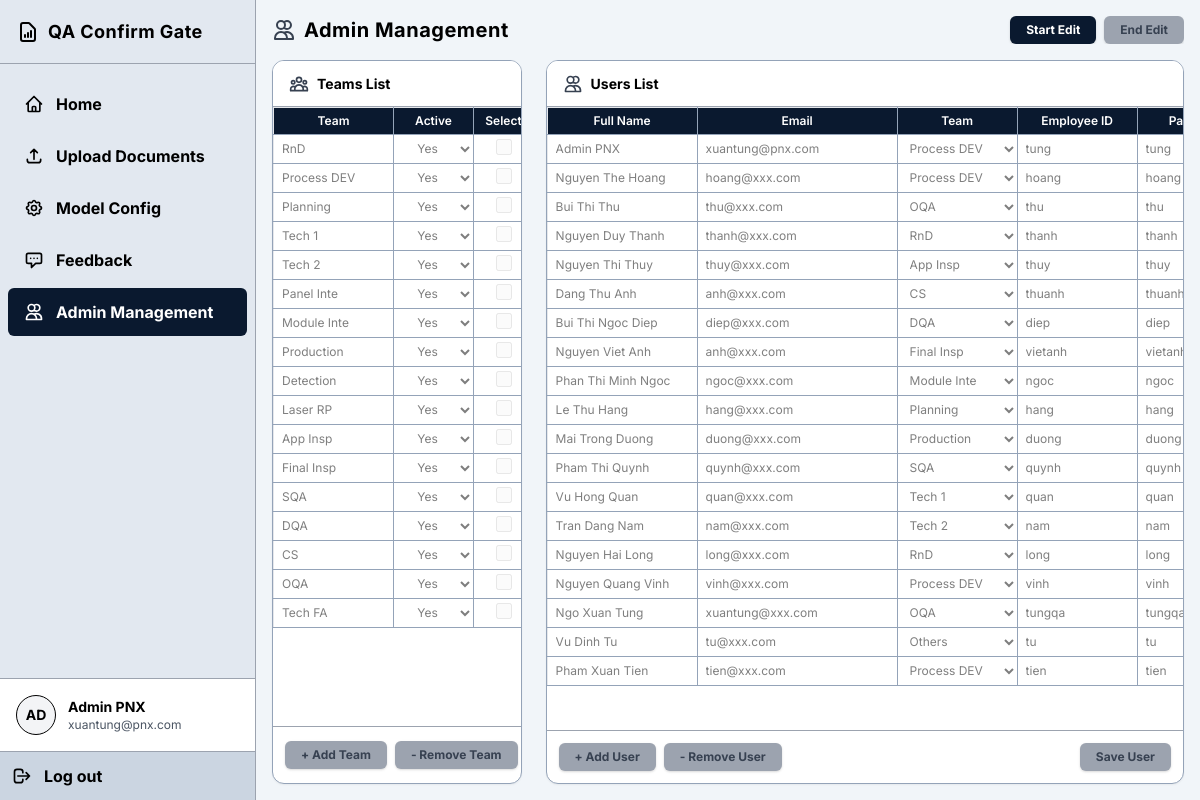
The page /admin (signed in) on the database as committed earlier.
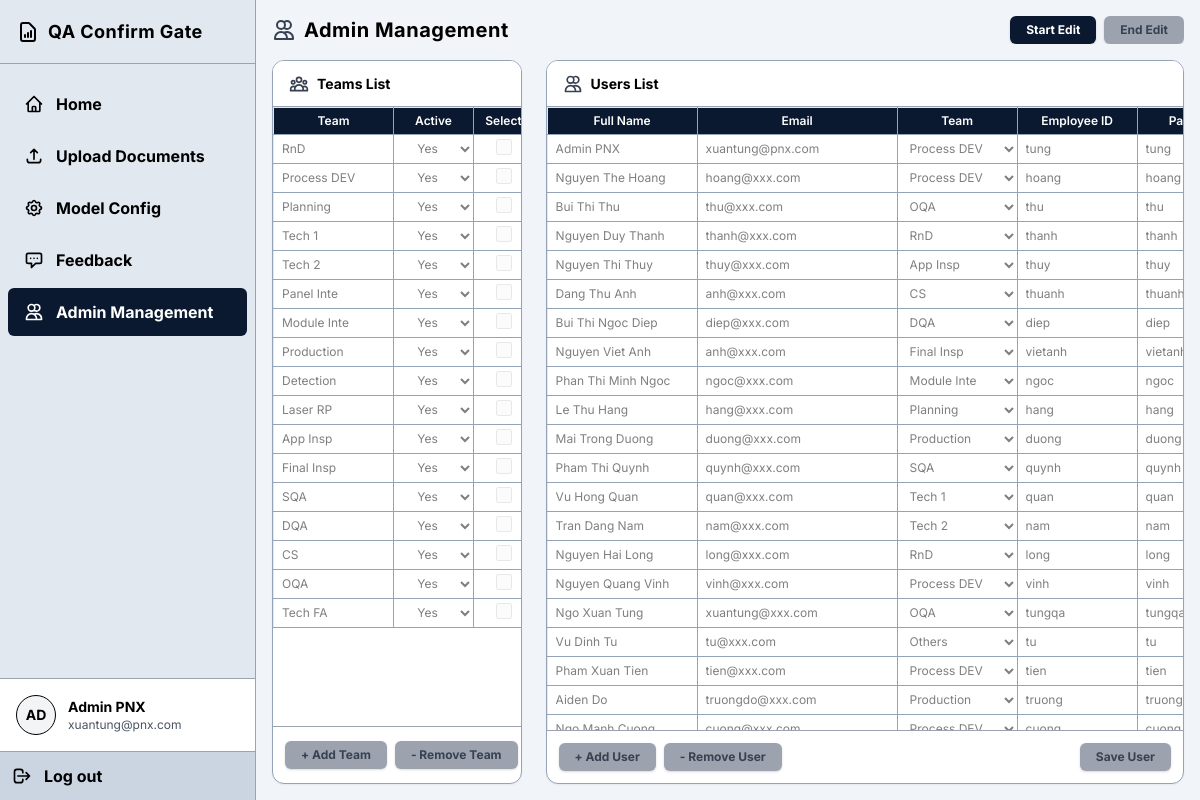
The same page on the database as committed later.
### tables this page shows
CREATE TABLE "users" (id INTEGER PRIMARY KEY AUTOINCREMENT, fullname TEXT, email TEXT, team TEXT, username TEXT UNIQUE COLLATE NOCASE, password TEXT, access_role TEXT, failed_attempts INTEGER DEFAULT 0);

CREATE TABLE teams (
            id INTEGER PRIMARY KEY AUTOINCREMENT,
            name TEXT UNIQUE,
            active TEXT DEFAULT 'Yes'
        );

### backend/routers/admin_management.py (the view)
@router.get("/admin")
async def get_admin(request: Request):
    user = get_current_user(request)
    if not user or user["access_role"] != "Admin":
        return RedirectResponse(url="/", status_code=status.HTTP_302_FOUND)
    conn = get_db()
    cursor = conn.cursor()
    can_edit = (user["access_role"] == "Admin")
    locked_by = ""
    locked_at = 0
    if can_edit:
        cursor.execute("SELECT config_updated_at, last_updated_by FROM app_config WHERE id = 2")
        row = cursor.fetchone()
        current_time = int(time.time())
        if row and row['last_updated_by'] and current_time - (row['config_updated_at'] or 0) < 600:
            locked_by = row['last_updated_by']
            locked_at = row['config_updated_at']
    cursor.execute("SELECT * FROM users WHERE username != 'ADMINPNX'")
    users = [dict(u) for u in cursor.fetchall()]
    cursor.execute("SELECT * FROM teams")
    teams = [dict(t) for t in cursor.fetchall()]
    conn.close()
    return templates.TemplateResponse(
        request=request,
        name="user_management.html",
        context={
            "users": users,
            "teams": teams,
            "current_user": dict(user),
            "locked_by": locked_by,
            "locked_at": locked_at,
            "server_time": int(time.time()),
            "can_edit_backend": can_edit
        }
    )

### frontend/templates/user_management.html (shortened to what this page needs)
<!DOCTYPE html>
<html lang="en">
<head>
    <script src="https://cdn.tailwindcss.com"></script>
    <link rel="stylesheet" href="/static/style.css">
</head>
<body class="h-screen overflow-hidden flex flex-col">
    <div class="flex flex-1 overflow-hidden relative">
        <aside id="main-sidebar" class="fixed inset-y-0 left-0 z-50 w-64 border-r border-gray-400 flex flex-col shrink-0 sidebar -translate-x-full transition-transform duration-300 md:relative md:translate-x-0">
            <div class="h-16 flex items-center px-4 border-b border-gray-400">
                <svg class="w-6 h-6 mr-2" fill="none" stroke="currentColor" viewBox="0 0 24 24"><path stroke-linecap="round" stroke-linejoin="round" stroke-width="2" d="M9 17v-2m3 2v-4m3 4v-6m2 10H7a2 2 0 01-2-2V5a2 2 0 012-2h5.586a1 1 0 01.707.293l5.414 5.414a1 1 0 01.293.707V19a2 2 0 01-2 2z"></path></svg>
                <span class="text-lg font-bold tracking-wide">QA Confirm Gate</span>
            </div>
            <div class="flex-1 py-4 space-y-1">
                <a href="/" class="flex items-center space-x-3 px-4 py-3 mx-2 text-black font-bold hover:bg-gray-300 rounded-md">
                    <svg class="w-5 h-5" fill="none" stroke="currentColor" viewBox="0 0 24 24"><path stroke-linecap="round" stroke-linejoin="round" stroke-width="2" d="M3 12l2-2m0 0l7-7 7 7M5 10v10a1 1 0 001 1h3m10-11l2 2m-2-2v10a1 1 0 01-1 1h-3m-6 0a1 1 0 001-1v-4a1 1 0 011-1h2a1 1 0 011 1v4a1 1 0 001 1m-6 0h6"></path></svg>
                    <span>Home</span>
                </a>
                <a href="/upload" class="flex items-center space-x-3 px-4 py-3 mx-2 text-black font-bold hover:bg-gray-300 rounded-md">
                    <svg class="w-5 h-5" fill="none" stroke="currentColor" viewBox="0 0 24 24"><path stroke-linecap="round" stroke-linejoin="round" stroke-width="2" d="M4 16v1a3 3 0 003 3h10a3 3 0 003-3v-1m-4-8l-4-4m0 0L8 8m4-4v12"></path></svg>
                    <span>Upload Documents</span>
                </a>
                <a href="/setting" class="flex items-center space-x-3 px-4 py-3 mx-2 text-black font-bold hover:bg-gray-300 rounded-md">
                    <span>Model Config</span>
                </a>
                <a href="#" class="flex items-center space-x-3 px-4 py-3 mx-2 text-black font-bold hover:bg-gray-300 rounded-md">
                    <svg class="w-5 h-5" fill="none" stroke="currentColor" viewBox="0 0 24 24"><path stroke-linecap="round" stroke-linejoin="round" stroke-width="2" d="M8 10h.01M12 10h.01M16 10h.01M9 16H5a2 2 0 01-2-2V6a2 2 0 012-2h14a2 2 0 012 2v8a2 2 0 01-2 2h-5l-5 5v-5z"></path></svg>
                    <span>Feedback</span>
                </a>
                {% if current_user and current_user.access_role == 'Admin' %}
                <a href="/admin" class="flex items-center space-x-3 px-4 py-3 bg-[#0a192f] text-white mx-2 rounded-md font-bold">
                    <svg class="w-5 h-5" fill="none" stroke="currentColor" viewBox="0 0 24 24"><path stroke-linecap="round" stroke-linejoin="round" stroke-width="2" d="M12 4.354a4 4 0 110 5.292M15 21H3v-1a6 6 0 0112 0v1zm0 0h6v-1a6 6 0 00-9-5.197M13 7a4 4 0 11-8 0 4 4 0 018 0z"></path></svg>
                    <span>Admin Management</span>
                </a>
                {% endif %}
            </div>
            <div class="mt-auto border-t border-gray-400 p-4 flex items-center space-x-3 bg-white">
                <div class="w-10 h-10 rounded-full border border-black flex items-center justify-center font-bold text-sm bg-gray-100">
                    AD
                </div>
                <div class="text-sm">
                    <p class="font-bold">{{ current_user.fullname if current_user else 'Guest' }}</p>
                    <p class="text-gray-600 text-xs">{{ current_user.email if current_user else 'guest@domain.com' }}</p>
                </div>
            </div>
            <form action="/logout" method="POST" class="m-0 border-t border-gray-400 bg-[#cbd5e1] p-3">
                <button type="submit" class="w-full flex items-center space-x-3 font-bold text-black hover:text-gray-700">
                    <svg class="w-5 h-5" fill="none" stroke="currentColor" viewBox="0 0 24 24"><path stroke-linecap="round" stroke-linejoin="round" stroke-width="2" d="M17 16l4-4m0 0l-4-4m4 4H7m6 4v1a3 3 0 01-3 3H6a3 3 0 01-3-3V7a3 3 0 013-3h4a3 3 0 013 3v1"></path></svg>
                    <span>Log out</span>
                </button>
            </form>
        </aside>
        <main class="flex-1 overflow-y-auto p-4 flex flex-col gap-4 bg-[#f1f5f9] scrollbar-custom">
            <div class="flex items-center justify-between gap-2 max-lg:gap-1 mb-0 shrink-0 overflow-x-auto whitespace-nowrap no-scrollbar">
                <div class="flex items-center space-x-2 shrink-0">
                    <svg class="w-6 h-6 max-lg:w-5 max-lg:h-5 text-gray-700 shrink-0" fill="none" stroke="currentColor" viewBox="0 0 24 24"><path stroke-linecap="round" stroke-linejoin="round" stroke-width="2" d="M12 4.354a4 4 0 110 5.292M15 21H3v-1a6 6 0 0112 0v1zm0 0h6v-1a6 6 0 00-9-5.197M13 7a4 4 0 11-8 0 4 4 0 018 0z"></path></svg>
                    <span class="text-xl max-lg:text-base font-bold tracking-wide shrink-0">Admin Management</span>
                </div>
                {% set is_my_lock = locked_by == current_user.fullname %}
                {% if can_edit_backend %}
                <div class="flex items-center gap-2 max-lg:gap-1 shrink-0">
                    <button id="btn-start-edit" class="btn-primary shrink-0 {% if is_my_lock %}opacity-50 cursor-not-allowed{% endif %}" {% if is_my_lock %}disabled{% endif %}>Start Edit</button>
                    <button id="btn-end-edit" class="btn-primary !bg-red-600 shrink-0 {% if not is_my_lock %}opacity-50 cursor-not-allowed{% endif %}" {% if not is_my_lock %}disabled{% endif %}>End Edit</button>
                </div>
                {% endif %}
            </div>
        <div class="flex max-lg:flex-col flex-1 gap-6 max-lg:gap-4 min-h-0 max-lg:h-auto w-full relative">
            <form id="team-form" action="/admin/bulk_update_teams" method="POST" class="flex flex-col min-h-0 max-lg:w-full w-[30%] border-box max-lg:min-h-[250px]">
                <div class="flex items-center justify-between px-4 py-3 border-b border-gray-400 bg-white z-10 shrink-0">
                    <div class="flex items-center gap-2">
                        <h3 class="section-title">Teams List</h3>
                    </div>
                </div>
                <div class="overflow-auto flex-1 relative bg-white">
                    <table class="resizable">
                        <thead>
                            <tr>
                                <th class="sticky-header py-1 px-2 min-w-[120px] border-t-0 border-l-0">Team</th>
                                <th class="sticky-header py-1 px-2 min-w-[80px] border-t-0">Active</th>
                                <th class="sticky-header py-1 px-2 min-w-[60px] text-center border-t-0 border-r-0">Select</th>
                            </tr>
                        </thead>
                        <tbody id="team-table-body">
                            {% for team in teams %}
                            <tr>
                                <td class="p-0 border-l-0"><input type="text" name="team_name" class="excel-input" value="{{ team.name }}"></td>
                                <td class="p-0">
                                    <select name="team_active" class="excel-input text-center">
                                        <option value="Yes" {% if team.active == 'Yes' %}selected{% endif %}>Yes</option>
                                    </select>
                                </td>
                                <td class="p-0 border-r-0 text-center"><input type="checkbox" class="w-4 h-4 cursor-pointer team-select-checkbox"></td>
                            </tr>
                            {% endfor %}
                        </tbody>
                    </table>
                </div>
                <div class="p-3 border-t border-gray-400 shrink-0 flex items-center gap-2 max-lg:gap-1 overflow-x-auto whitespace-nowrap no-scrollbar">
                    <button type="button" onclick="addTeamRow()" class="btn-primary shrink-0">+ Add Team</button>
                    <button type="button" onclick="removeTeamRow()" class="btn-primary shrink-0">- Remove Team</button>
                </div>
            </form>
            <form id="user-form" action="/admin/bulk_update" method="POST" class="flex flex-col flex-1 min-h-0 max-lg:w-full w-[70%] max-lg:min-h-[300px]">
                <div class="border-box flex-1 min-h-0">
                <div class="flex items-center justify-between px-4 py-3 border-b border-gray-400 bg-white z-10 shrink-0">
                    <div class="flex items-center gap-2">
                        <svg class="w-5 h-5 text-gray-700" fill="none" stroke="currentColor" viewBox="0 0 24 24"><path stroke-linecap="round" stroke-linejoin="round" stroke-width="2" d="M12 4.354a4 4 0 110 5.292M15 21H3v-1a6 6 0 0112 0v1zm0 0h6v-1a6 6 0 00-9-5.197M13 7a4 4 0 11-8 0 4 4 0 018 0z"></path></svg>
                        <h3 class="section-title">Users List</h3>
                    </div>
                </div>
                <div class="overflow-auto flex-1 relative bg-white">
                    <table class="resizable">
                        <thead>
                            <tr>
                                <th class="sticky-header py-1 px-2 min-w-[150px] border-t-0 border-l-0">Full Name</th>
                                <th class="sticky-header py-1 px-2 min-w-[200px] border-t-0">Email</th>
                                <th class="sticky-header py-1 px-2 min-w-[120px] border-t-0">Team</th>
                                <th class="sticky-header py-1 px-2 min-w-[120px] border-t-0">Employee ID</th>
                                <th class="sticky-header py-1 px-2 min-w-[120px] border-t-0">Password</th>
                            </tr>
                        </thead>
                        <tbody id="user-table-body">
                            {% for user in users %}
                            <tr>
                                <td class="p-0 border-l-0">
                                    <input type="text" name="fullname" value="{{ user.fullname }}" class="excel-input">
                                </td>
                                <td class="p-0">
                                    <input type="email" name="email" value="{{ user.email }}" class="excel-input">
                                </td>
                                <td class="p-0">
                                    <select name="team" class="excel-input">
                                        <option value="Others" {% if user.team == 'Others' %}selected{% endif %}>Others</option>
                                        {% for t in teams %}
                                        <option value="{{ t.name }}" {% if user.team == t.name %}selected{% endif %}>{{ t.name }}</option>
                                        {% endfor %}
                                    </select>
                                </td>
                                <td class="p-0">
                                    <input type="text" name="username" value="{{ user.username }}" class="excel-input">
                                </td>
                                <td class="p-0">
                                    <input type="text" name="password" value="{{ user.password }}" class="excel-input">
                                </td>
                            </tr>
                            {% endfor %}
                        </tbody>
                    </table>
                </div>
            <div class="p-3 border-t border-gray-400 shrink-0 flex items-center gap-2 max-lg:gap-1 overflow-x-auto whitespace-nowrap no-scrollbar">
                <button type="button" onclick="addUserRow()" class="btn-primary shrink-0">
                    + Add User
                </button>
                <button type="button" onclick="deleteSelectedUsers()" class="btn-primary shrink-0">
                    - Remove User
                </button>
                <button type="submit" class="btn-primary shrink-0 ml-auto">
                    Save User
                </button>
            </div>
            </div>
        </form>
        </div>
</body>
</html>

### frontend/static/style.css (style rules this page uses)
body { font-family: 'Inter', sans-serif; background-color: #f1f5f9; color: #000; }
.sidebar { background-color: #e2e8f0; }
.border-box { border: 1px solid #94a3b8; border-radius: 0.75rem; box-shadow: 0 1px 2px 0 rgba(0,0,0,0.05); background-color: #ffffff; overflow: hidden; display: flex; flex-direction: column; }
.section-title { font-size: 0.875rem; font-weight: 700; }
.btn-primary, .btn-action { background-color: #0a192f; color: white; border: none; border-radius: 0.375rem; padding: 4px 16px; font-size: 0.75rem; font-weight: 700; box-shadow: 0 1px 3px 0 rgba(0,0,0,0.1), 0 1px 2px 0 rgba(0,0,0,0.06); display: flex; align-items: center; justify-content: center; gap: 0.25rem; cursor: pointer; min-height: 28px; }
table { width: 100%; font-size: 0.75rem; white-space: nowrap; border: none; }
table, th, td { border: 1px solid #94a3b8; border-collapse: separate; border-spacing: 0; }
td { border: 1px solid #94a3b8; padding: 4px 8px; height: 1px; }
th { background-color: #0a192f; color: white; text-align: center; font-weight: 600; position: relative; border: 1px solid #94a3b8; padding: 4px 8px; height: 1px; }
th.sticky-header { position: sticky; top: 0; z-index: 10; box-shadow: 0 2px 2px -1px rgba(0, 0, 0, 0.4); }
.excel-input { width: 100%; min-height: 28px; box-sizing: border-box; border: none; padding: 4px 8px; background: transparent; outline: none; transition: background-color 0.1s; }
button:disabled, .btn-action:disabled, .btn-primary:disabled { opacity: 0.5; cursor: not-allowed; }
.btn-action:disabled, .btn-primary:disabled { background-color: #9ca3af !important; color: #374151 !important; opacity: 1 !important; }
.no-scrollbar { -ms-overflow-style: none; scrollbar-width: none; }

Rows that differ between the two databases and show on the page:
added users: fullname "Aiden Do", email "truongdo@xxx.com", team "Production", username "truong", password "truong"
added users: fullname "Ngo Manh Cuong", email "cuong@xxx.com", team "Process DEV", username "cuong", password "cuong"
